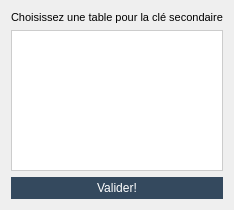
<?xml version="1.0" encoding="UTF-8"?>
<ui version="4.0">
 <class>DialogPivot</class>
 <widget class="QDialog" name="DialogPivot">
  <property name="geometry">
   <rect>
    <x>0</x>
    <y>0</y>
    <width>222</width>
    <height>210</height>
   </rect>
  </property>
  <property name="windowTitle">
   <string>Dialog</string>
  </property>
  <layout class="QVBoxLayout" name="verticalLayout">
   <item>
    <widget class="QLabel" name="label">
     <property name="font">
      <font>
       <pointsize>8</pointsize>
       <weight>50</weight>
       <bold>false</bold>
       <underline>false</underline>
      </font>
     </property>
     <property name="text">
      <string>Choisissez une table pour la clé secondaire</string>
     </property>
     <property name="alignment">
      <set>Qt::AlignCenter</set>
     </property>
    </widget>
   </item>
   <item>
    <widget class="QListWidget" name="listWidget1">
     <property name="styleSheet">
      <string notr="true">background-color:#fff;
border:1px solid #ccc;</string>
     </property>
    </widget>
   </item>
   <item>
    <widget class="QPushButton" name="bouton1">
     <property name="styleSheet">
      <string notr="true">QPushButton {
padding:4px;
border:solid;
color: white;
font-size: 12px;
font-weight: 400;
background: #34495e;
}

QPushButton:pressed {
background: #2D3F51;
color: white;
}

QPushButton:hover {
background: #1C2E40;
color: white;
}</string>
     </property>
     <property name="text">
      <string>Valider!</string>
     </property>
    </widget>
   </item>
  </layout>
 </widget>
 <resources/>
 <connections/>
</ui>
